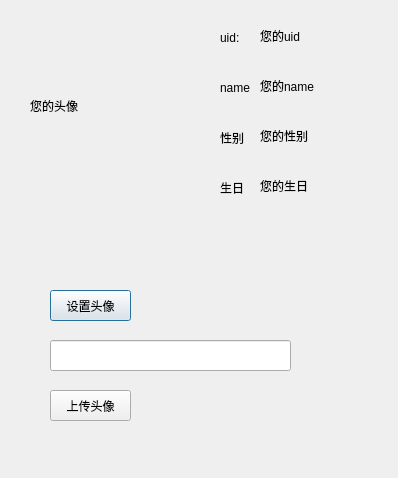
<?xml version="1.0" encoding="UTF-8"?>
<ui version="4.0">
 <class>login_success</class>
 <widget class="QDialog" name="login_success">
  <property name="geometry">
   <rect>
    <x>0</x>
    <y>0</y>
    <width>398</width>
    <height>478</height>
   </rect>
  </property>
  <property name="windowTitle">
   <string>Dialog</string>
  </property>
  <widget class="QLabel" name="uid_label">
   <property name="geometry">
    <rect>
     <x>260</x>
     <y>10</y>
     <width>131</width>
     <height>51</height>
    </rect>
   </property>
   <property name="text">
    <string>您的uid</string>
   </property>
  </widget>
  <widget class="QLabel" name="name_label">
   <property name="geometry">
    <rect>
     <x>260</x>
     <y>60</y>
     <width>131</width>
     <height>51</height>
    </rect>
   </property>
   <property name="text">
    <string>您的name</string>
   </property>
  </widget>
  <widget class="QLabel" name="sex_label">
   <property name="geometry">
    <rect>
     <x>260</x>
     <y>110</y>
     <width>131</width>
     <height>51</height>
    </rect>
   </property>
   <property name="text">
    <string>您的性别</string>
   </property>
  </widget>
  <widget class="QLabel" name="pic_label">
   <property name="geometry">
    <rect>
     <x>30</x>
     <y>20</y>
     <width>131</width>
     <height>171</height>
    </rect>
   </property>
   <property name="text">
    <string>您的头像</string>
   </property>
  </widget>
  <widget class="QLabel" name="birth_labek">
   <property name="geometry">
    <rect>
     <x>260</x>
     <y>160</y>
     <width>131</width>
     <height>51</height>
    </rect>
   </property>
   <property name="text">
    <string>您的生日</string>
   </property>
  </widget>
  <widget class="QLabel" name="label">
   <property name="geometry">
    <rect>
     <x>220</x>
     <y>30</y>
     <width>21</width>
     <height>16</height>
    </rect>
   </property>
   <property name="text">
    <string>uid:</string>
   </property>
  </widget>
  <widget class="QLabel" name="label_2">
   <property name="geometry">
    <rect>
     <x>220</x>
     <y>130</y>
     <width>31</width>
     <height>16</height>
    </rect>
   </property>
   <property name="text">
    <string>性别</string>
   </property>
  </widget>
  <widget class="QLabel" name="label_3">
   <property name="geometry">
    <rect>
     <x>220</x>
     <y>180</y>
     <width>31</width>
     <height>16</height>
    </rect>
   </property>
   <property name="text">
    <string>生日</string>
   </property>
  </widget>
  <widget class="QLabel" name="label_4">
   <property name="geometry">
    <rect>
     <x>220</x>
     <y>80</y>
     <width>31</width>
     <height>16</height>
    </rect>
   </property>
   <property name="text">
    <string>name</string>
   </property>
  </widget>
  <widget class="QPushButton" name="set_pic_Button">
   <property name="geometry">
    <rect>
     <x>50</x>
     <y>290</y>
     <width>81</width>
     <height>31</height>
    </rect>
   </property>
   <property name="text">
    <string>设置头像</string>
   </property>
  </widget>
  <widget class="QLineEdit" name="lineEdit">
   <property name="geometry">
    <rect>
     <x>50</x>
     <y>340</y>
     <width>241</width>
     <height>31</height>
    </rect>
   </property>
  </widget>
  <widget class="QPushButton" name="send_pic_Button">
   <property name="geometry">
    <rect>
     <x>50</x>
     <y>390</y>
     <width>81</width>
     <height>31</height>
    </rect>
   </property>
   <property name="text">
    <string>上传头像</string>
   </property>
  </widget>
 </widget>
 <resources/>
 <connections/>
</ui>
